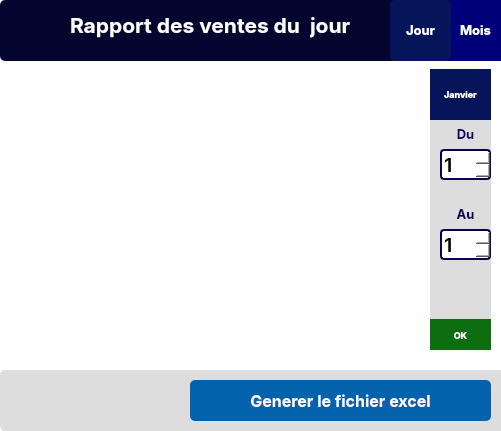
     <widget class="QFrame" name="users_card_list_2">
      <property name="geometry">
       <rect>
        <x>10</x>
        <y>10</y>
        <width>501</width>
        <height>431</height>
       </rect>
      </property>
      <property name="styleSheet">
       <string notr="true">background:white;
border-radius:5px;
border-bottom:solid 4px #ddd</string>
      </property>
      <property name="frameShape">
       <enum>QFrame::StyledPanel</enum>
      </property>
      <property name="frameShadow">
       <enum>QFrame::Raised</enum>
      </property>
      <widget class="QFrame" name="frame_24">
       <property name="geometry">
        <rect>
         <x>0</x>
         <y>0</y>
         <width>501</width>
         <height>61</height>
        </rect>
       </property>
       <property name="styleSheet">
        <string notr="true">background-color: rgb(4, 6, 47);</string>
       </property>
       <property name="frameShape">
        <enum>QFrame::StyledPanel</enum>
       </property>
       <property name="frameShadow">
        <enum>QFrame::Raised</enum>
       </property>
       <widget class="QLabel" name="label_20">
        <property name="geometry">
         <rect>
          <x>70</x>
          <y>0</y>
          <width>241</width>
          <height>51</height>
         </rect>
        </property>
        <property name="font">
         <font>
          <family>Inter</family>
          <pointsize>14</pointsize>
          <weight>75</weight>
          <bold>true</bold>
         </font>
        </property>
        <property name="styleSheet">
         <string notr="true">color: rgb(255, 255, 255);</string>
        </property>
        <property name="text">
         <string>&lt;html&gt;&lt;head/&gt;&lt;body&gt;&lt;p&gt;&lt;span style=&quot; font-size:16pt;&quot;&gt;Rapport des ventes du&lt;/span&gt;&lt;/p&gt;&lt;/body&gt;&lt;/html&gt;</string>
        </property>
       </widget>
       <widget class="QLabel" name="icorapport">
        <property name="geometry">
         <rect>
          <x>10</x>
          <y>10</y>
          <width>51</width>
          <height>31</height>
         </rect>
        </property>
        <property name="palette">
         <palette>
          <active>
           <colorrole role="WindowText">
            <brush brushstyle="SolidPattern">
             <color alpha="255">
              <red>255</red>
              <green>255</green>
              <blue>255</blue>
             </color>
            </brush>
           </colorrole>
           <colorrole role="Button">
            <brush brushstyle="SolidPattern">
             <color alpha="255">
              <red>4</red>
              <green>6</green>
              <blue>47</blue>
             </color>
            </brush>
           </colorrole>
           <colorrole role="Text">
            <brush brushstyle="SolidPattern">
             <color alpha="255">
              <red>255</red>
              <green>255</green>
              <blue>255</blue>
             </color>
            </brush>
           </colorrole>
           <colorrole role="ButtonText">
            <brush brushstyle="SolidPattern">
             <color alpha="255">
              <red>255</red>
              <green>255</green>
              <blue>255</blue>
             </color>
            </brush>
           </colorrole>
           <colorrole role="Base">
            <brush brushstyle="SolidPattern">
             <color alpha="255">
              <red>4</red>
              <green>6</green>
              <blue>47</blue>
             </color>
            </brush>
           </colorrole>
           <colorrole role="Window">
            <brush brushstyle="SolidPattern">
             <color alpha="255">
              <red>4</red>
              <green>6</green>
              <blue>47</blue>
             </color>
            </brush>
           </colorrole>
           <colorrole role="PlaceholderText">
            <brush brushstyle="SolidPattern">
             <color alpha="255">
              <red>255</red>
              <green>255</green>
              <blue>255</blue>
             </color>
            </brush>
           </colorrole>
          </active>
          <inactive>
           <colorrole role="WindowText">
            <brush brushstyle="SolidPattern">
             <color alpha="255">
              <red>255</red>
              <green>255</green>
              <blue>255</blue>
             </color>
            </brush>
           </colorrole>
           <colorrole role="Button">
            <brush brushstyle="SolidPattern">
             <color alpha="255">
              <red>4</red>
              <green>6</green>
              <blue>47</blue>
             </color>
            </brush>
           </colorrole>
           <colorrole role="Text">
            <brush brushstyle="SolidPattern">
             <color alpha="255">
              <red>255</red>
              <green>255</green>
              <blue>255</blue>
             </color>
            </brush>
           </colorrole>
           <colorrole role="ButtonText">
            <brush brushstyle="SolidPattern">
             <color alpha="255">
              <red>255</red>
              <green>255</green>
              <blue>255</blue>
             </color>
            </brush>
           </colorrole>
           <colorrole role="Base">
            <brush brushstyle="SolidPattern">
             <color alpha="255">
              <red>4</red>
              <green>6</green>
              <blue>47</blue>
             </color>
            </brush>
           </colorrole>
           <colorrole role="Window">
            <brush brushstyle="SolidPattern">
             <color alpha="255">
              <red>4</red>
              <green>6</green>
              <blue>47</blue>
             </color>
            </brush>
           </colorrole>
           <colorrole role="PlaceholderText">
            <brush brushstyle="SolidPattern">
             <color alpha="255">
              <red>255</red>
              <green>255</green>
              <blue>255</blue>
             </color>
            </brush>
           </colorrole>
          </inactive>
          <disabled>
           <colorrole role="WindowText">
            <brush brushstyle="SolidPattern">
             <color alpha="255">
              <red>255</red>
              <green>255</green>
              <blue>255</blue>
             </color>
            </brush>
           </colorrole>
           <colorrole role="Button">
            <brush brushstyle="SolidPattern">
             <color alpha="255">
              <red>4</red>
              <green>6</green>
              <blue>47</blue>
             </color>
            </brush>
           </colorrole>
           <colorrole role="Text">
            <brush brushstyle="SolidPattern">
             <color alpha="255">
              <red>255</red>
              <green>255</green>
              <blue>255</blue>
             </color>
            </brush>
           </colorrole>
           <colorrole role="ButtonText">
            <brush brushstyle="SolidPattern">
             <color alpha="255">
              <red>255</red>
              <green>255</green>
              <blue>255</blue>
             </color>
            </brush>
           </colorrole>
           <colorrole role="Base">
            <brush brushstyle="SolidPattern">
             <color alpha="255">
              <red>4</red>
              <green>6</green>
              <blue>47</blue>
             </color>
            </brush>
           </colorrole>
           <colorrole role="Window">
            <brush brushstyle="SolidPattern">
             <color alpha="255">
              <red>4</red>
              <green>6</green>
              <blue>47</blue>
             </color>
            </brush>
           </colorrole>
           <colorrole role="PlaceholderText">
            <brush brushstyle="SolidPattern">
             <color alpha="255">
              <red>255</red>
              <green>255</green>
              <blue>255</blue>
             </color>
            </brush>
           </colorrole>
          </disabled>
         </palette>
        </property>
        <property name="font">
         <font>
          <family>Inter</family>
          <pointsize>6</pointsize>
          <weight>75</weight>
          <bold>true</bold>
         </font>
        </property>
        <property name="styleSheet">
         <string notr="true">color: rgb(255, 255, 255);</string>
        </property>
        <property name="text">
         <string/>
        </property>
       </widget>
       <widget class="QPushButton" name="mois">
        <property name="geometry">
         <rect>
          <x>450</x>
          <y>0</y>
          <width>51</width>
          <height>61</height>
         </rect>
        </property>
        <property name="font">
         <font>
          <family>Inter</family>
          <pointsize>10</pointsize>
          <weight>75</weight>
          <bold>true</bold>
         </font>
        </property>
        <property name="cursor">
         <cursorShape>PointingHandCursor</cursorShape>
        </property>
        <property name="styleSheet">
         <string notr="true">background-color: rgb(0, 0, 120);
color:#fff;
border-radius:0;</string>
        </property>
        <property name="text">
         <string>Mois</string>
        </property>
       </widget>
       <widget class="QPushButton" name="jour">
        <property name="geometry">
         <rect>
          <x>390</x>
          <y>0</y>
          <width>61</width>
          <height>61</height>
         </rect>
        </property>
        <property name="font">
         <font>
          <family>Inter</family>
          <pointsize>10</pointsize>
          <weight>75</weight>
          <bold>true</bold>
         </font>
        </property>
        <property name="cursor">
         <cursorShape>PointingHandCursor</cursorShape>
        </property>
        <property name="styleSheet">
         <string notr="true">background-color: rgb(6, 21, 89);
color:#fff</string>
        </property>
        <property name="text">
         <string>Jour</string>
        </property>
       </widget>
       <widget class="QLabel" name="current">
        <property name="geometry">
         <rect>
          <x>310</x>
          <y>0</y>
          <width>61</width>
          <height>51</height>
         </rect>
        </property>
        <property name="font">
         <font>
          <family>Inter</family>
          <pointsize>14</pointsize>
          <weight>75</weight>
          <bold>true</bold>
         </font>
        </property>
        <property name="styleSheet">
         <string notr="true">color: rgb(255, 255, 255);</string>
        </property>
        <property name="text">
         <string>&lt;html&gt;&lt;head/&gt;&lt;body&gt;&lt;p&gt;&lt;span style=&quot; font-size:16pt;&quot;&gt;jour&lt;/span&gt;&lt;/p&gt;&lt;/body&gt;&lt;/html&gt;</string>
        </property>
       </widget>
      </widget>
      <widget class="QWidget" name="widget_2" native="true">
       <property name="geometry">
        <rect>
         <x>20</x>
         <y>70</y>
         <width>401</width>
         <height>281</height>
        </rect>
       </property>
       <layout class="QGridLayout" name="gridLayout_2">
        <item row="0" column="0">
         <widget class="QTableWidget" name="tabrapport"/>
        </item>
       </layout>
      </widget>
      <widget class="QFrame" name="frame_25">
       <property name="geometry">
        <rect>
         <x>0</x>
         <y>370</y>
         <width>511</width>
         <height>61</height>
        </rect>
       </property>
       <property name="styleSheet">
        <string notr="true">background:#ddd</string>
       </property>
       <property name="frameShape">
        <enum>QFrame::StyledPanel</enum>
       </property>
       <property name="frameShadow">
        <enum>QFrame::Raised</enum>
       </property>
       <widget class="QPushButton" name="generate">
        <property name="geometry">
         <rect>
          <x>190</x>
          <y>10</y>
          <width>301</width>
          <height>41</height>
         </rect>
        </property>
        <property name="font">
         <font>
          <family>Inter</family>
          <pointsize>12</pointsize>
          <weight>75</weight>
          <bold>true</bold>
         </font>
        </property>
        <property name="cursor">
         <cursorShape>PointingHandCursor</cursorShape>
        </property>
        <property name="styleSheet">
         <string notr="true">background:#0262ac;
border-radius:5px;
padding:7px;
color:white;
</string>
        </property>
        <property name="text">
         <string>Generer le fichier excel</string>
        </property>
       </widget>
      </widget>
      <widget class="QFrame" name="frame_39">
       <property name="geometry">
        <rect>
         <x>430</x>
         <y>69</y>
         <width>61</width>
         <height>281</height>
        </rect>
       </property>
       <property name="styleSheet">
        <string notr="true">background:#ddd;
border-radius:4px;</string>
       </property>
       <property name="frameShape">
        <enum>QFrame::StyledPanel</enum>
       </property>
       <property name="frameShadow">
        <enum>QFrame::Raised</enum>
       </property>
       <widget class="QPushButton" name="jour_2">
        <property name="geometry">
         <rect>
          <x>20</x>
          <y>50</y>
          <width>31</width>
          <height>31</height>
         </rect>
        </property>
        <property name="font">
         <font>
          <family>Inter</family>
          <pointsize>10</pointsize>
          <weight>75</weight>
          <bold>true</bold>
         </font>
        </property>
        <property name="cursor">
         <cursorShape>PointingHandCursor</cursorShape>
        </property>
        <property name="styleSheet">
         <string notr="true">background-color: rgba(6, 21, 89,0);
color: rgb(16, 3, 95);</string>
        </property>
        <property name="text">
         <string>Du</string>
        </property>
       </widget>
       <widget class="QSpinBox" name="au">
        <property name="geometry">
         <rect>
          <x>10</x>
          <y>160</y>
          <width>51</width>
          <height>31</height>
         </rect>
        </property>
        <property name="font">
         <font>
          <family>Inter</family>
          <pointsize>14</pointsize>
          <weight>75</weight>
          <bold>true</bold>
         </font>
        </property>
        <property name="styleSheet">
         <string notr="true">background:white;
border:2px solid rgb(12, 0, 74);</string>
        </property>
        <property name="minimum">
         <number>1</number>
        </property>
        <property name="maximum">
         <number>31</number>
        </property>
       </widget>
       <widget class="QSpinBox" name="du">
        <property name="geometry">
         <rect>
          <x>10</x>
          <y>80</y>
          <width>51</width>
          <height>31</height>
         </rect>
        </property>
        <property name="font">
         <font>
          <family>Inter</family>
          <pointsize>14</pointsize>
          <weight>75</weight>
          <bold>true</bold>
         </font>
        </property>
        <property name="styleSheet">
         <string notr="true">background:white;
border:2px solid rgb(12, 0, 74);</string>
        </property>
        <property name="minimum">
         <number>1</number>
        </property>
        <property name="maximum">
         <number>31</number>
        </property>
       </widget>
       <widget class="QPushButton" name="jour_3">
        <property name="geometry">
         <rect>
          <x>20</x>
          <y>130</y>
          <width>31</width>
          <height>31</height>
         </rect>
        </property>
        <property name="font">
         <font>
          <family>Inter</family>
          <pointsize>10</pointsize>
          <weight>75</weight>
          <bold>true</bold>
         </font>
        </property>
        <property name="cursor">
         <cursorShape>PointingHandCursor</cursorShape>
        </property>
        <property name="styleSheet">
         <string notr="true">background-color: rgba(6, 21, 89,0);
color: rgb(16, 3, 95);</string>
        </property>
        <property name="text">
         <string>Au</string>
        </property>
       </widget>
       <widget class="QPushButton" name="ok">
        <property name="geometry">
         <rect>
          <x>-10</x>
          <y>250</y>
          <width>81</width>
          <height>33</height>
         </rect>
        </property>
        <property name="font">
         <font>
          <family>Inter</family>
          <pointsize>7</pointsize>
          <weight>75</weight>
          <bold>true</bold>
         </font>
        </property>
        <property name="cursor">
         <cursorShape>PointingHandCursor</cursorShape>
        </property>
        <property name="styleSheet">
         <string notr="true">background-color: rgb(14, 109, 17);
border-radius:5px;
padding:7px;
color:white;
</string>
        </property>
        <property name="text">
         <string>OK</string>
        </property>
       </widget>
       <widget class="QFrame" name="frame_43">
        <property name="geometry">
         <rect>
          <x>0</x>
          <y>0</y>
          <width>61</width>
          <height>51</height>
         </rect>
        </property>
        <property name="styleSheet">
         <string notr="true">background-color: rgb(205, 215, 216);</string>
        </property>
        <property name="frameShape">
         <enum>QFrame::StyledPanel</enum>
        </property>
        <property name="frameShadow">
         <enum>QFrame::Raised</enum>
        </property>
        <widget class="QPushButton" name="this_mois">
         <property name="geometry">
          <rect>
           <x>0</x>
           <y>-10</y>
           <width>61</width>
           <height>71</height>
          </rect>
         </property>
         <property name="font">
          <font>
           <family>Inter</family>
           <pointsize>7</pointsize>
           <weight>75</weight>
           <bold>true</bold>
          </font>
         </property>
         <property name="cursor">
          <cursorShape>PointingHandCursor</cursorShape>
         </property>
         <property name="styleSheet">
          <string notr="true">background-color: rgb(6, 21, 89);
color:#fff</string>
         </property>
         <property name="text">
          <string>Janvier</string>
         </property>
        </widget>
       </widget>
      </widget>
     </widget>
